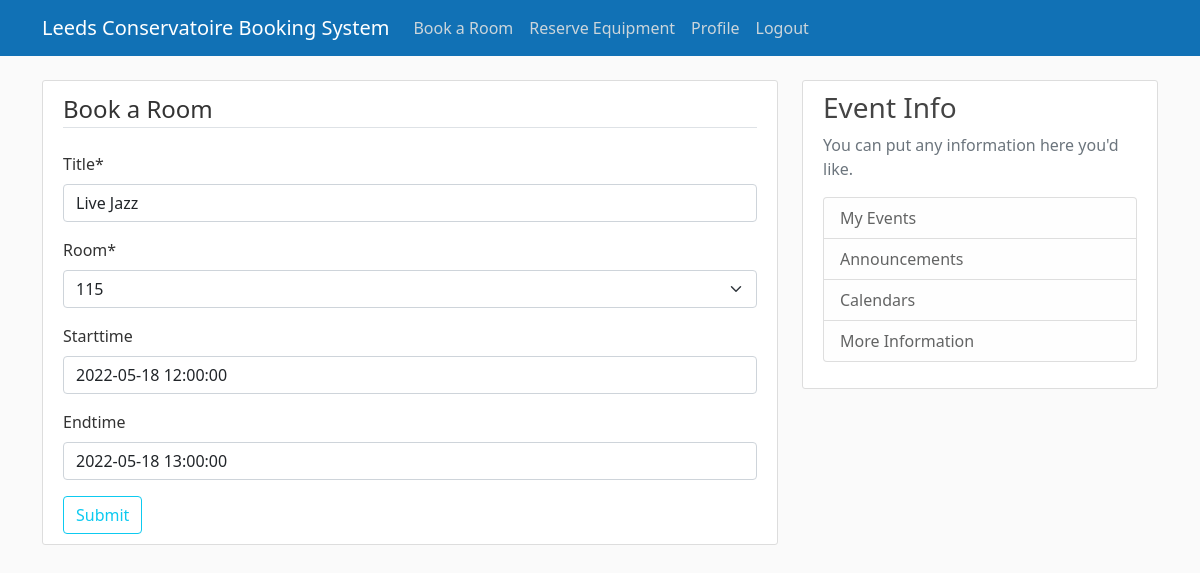
Page /event/11/update/ (signed in) on the committed database.
### bookingsystem/models.py (models this page shows, shortened)
class Event(models.Model):
    title = models.CharField(max_length=100)
    owner = models.ForeignKey(User, on_delete=models.CASCADE)
    timebooked = models.DateTimeField(auto_now_add=True)
    room = models.ForeignKey(
        'Room',
        null=True,
        on_delete=models.CASCADE
    )
    starttime = models.DateTimeField(null=True, blank=True)
    endtime = models.DateTimeField(null=True, blank=True)

### bookingsystem/views.py (the view, shortened to what this page needs)
# urls.py: path('event/<int:pk>/update/', EventUpdateView.as_view(), name='event-update'),
class EventUpdateView(LoginRequiredMixin, UserPassesTestMixin, UpdateView):
    model = Event
    fields = [
        'title',
        'room',
        'starttime',
        'endtime'
    ]
    def test_func(self):
        event = self.get_object()
        if self.request.user == event.owner:
            return True
        return False

### bookingsystem/models.py (called while the page is built)
    def __str__(self):
        return self.name

### bookingsystem/templates/bookingsystem/event_form.html (shortened to what this page needs)
{% extends "base.html" %}
{% load crispy_forms_tags %}
{% block content %}
    <div class="content-section">
        <form method="POST">
            <fieldset>
                <legend class="border-bottom mb-4">Book a Room</legend>
                {{ form | crispy}}
            </fieldset>
            <div class ="form-group">
                <button class="btn btn-outline-info" type="submit">Submit</button>
            </div>
        </form>
    </div>
{% endblock content %}

### bookingsystem/static/main.css (style rules this page uses)
body { background: #fafafa; color: #333333; margin-top: 5rem; }
.content-section { background: #ffffff; padding: 10px 20px; border: 1px solid #dddddd; border-radius: 3px; margin-bottom: 20px; }

### rows in the picture
Event: title "Live Jazz", room "115", starttime "2022-05-18 12:00:00", endtime "2022-05-18 13:00:00"
